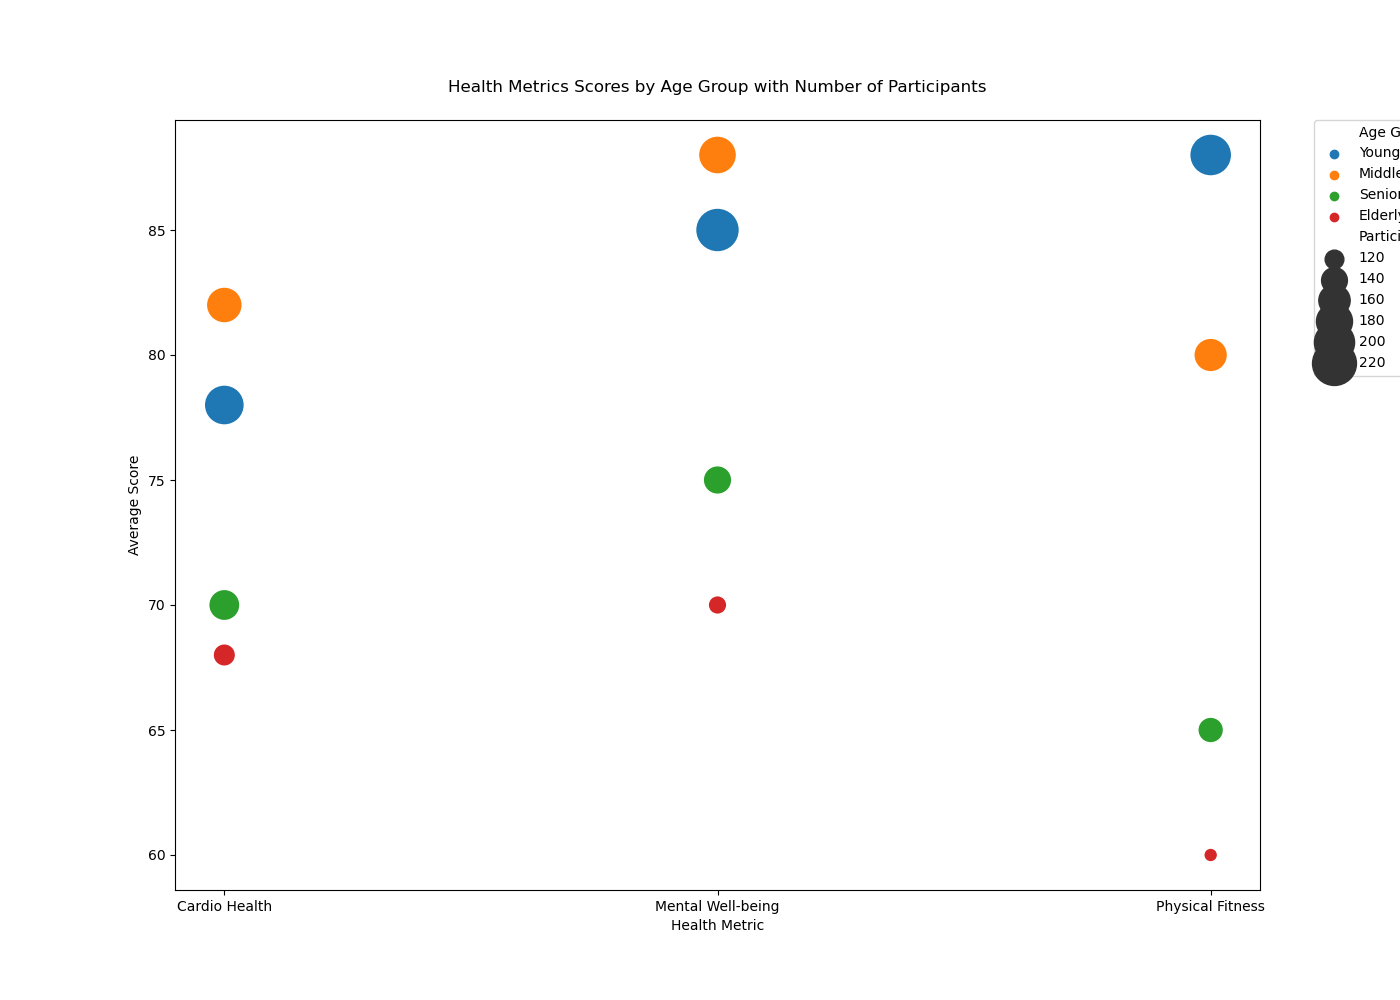

The Python source for this figure:

import seaborn as sns
import matplotlib.pyplot as plt
import pandas as pd

# Data points
data = {
    'Age Group': ['Young Adult', 'Young Adult', 'Young Adult', 'Middle-aged', 'Middle-aged', 'Middle-aged',
                  'Senior', 'Senior', 'Senior', 'Elderly', 'Elderly', 'Elderly'],
    'Health Metric': ['Cardio Health', 'Mental Well-being', 'Physical Fitness', 'Cardio Health', 'Mental Well-being', 
                      'Physical Fitness', 'Cardio Health', 'Mental Well-being', 'Physical Fitness', 'Cardio Health', 
                      'Mental Well-being', 'Physical Fitness'],
    'Score': [78, 85, 88, 82, 88, 80, 70, 75, 65, 68, 70, 60],
    'Participants': [200, 220, 210, 180, 190, 170, 160, 150, 140, 130, 120, 110]
}

# Create DataFrame
df = pd.DataFrame(data)

# Plotting
plt.figure(figsize=(14, 10))
bubble_plot = sns.scatterplot(data=df, x='Health Metric', y='Score', size='Participants',
                              sizes=(100, 1000), hue='Age Group',
                              palette=["#1f77b4", "#ff7f0e", "#2ca02c", "#d62728"])

# Customizing the plot
bubble_plot.set_title('Health Metrics Scores by Age Group with Number of Participants', pad=20)
plt.legend(bbox_to_anchor=(1.05, 1), loc=2, borderaxespad=0.)
bubble_plot.set_xlabel("Health Metric")
bubble_plot.set_ylabel("Average Score")

# Show the plot
plt.show()
